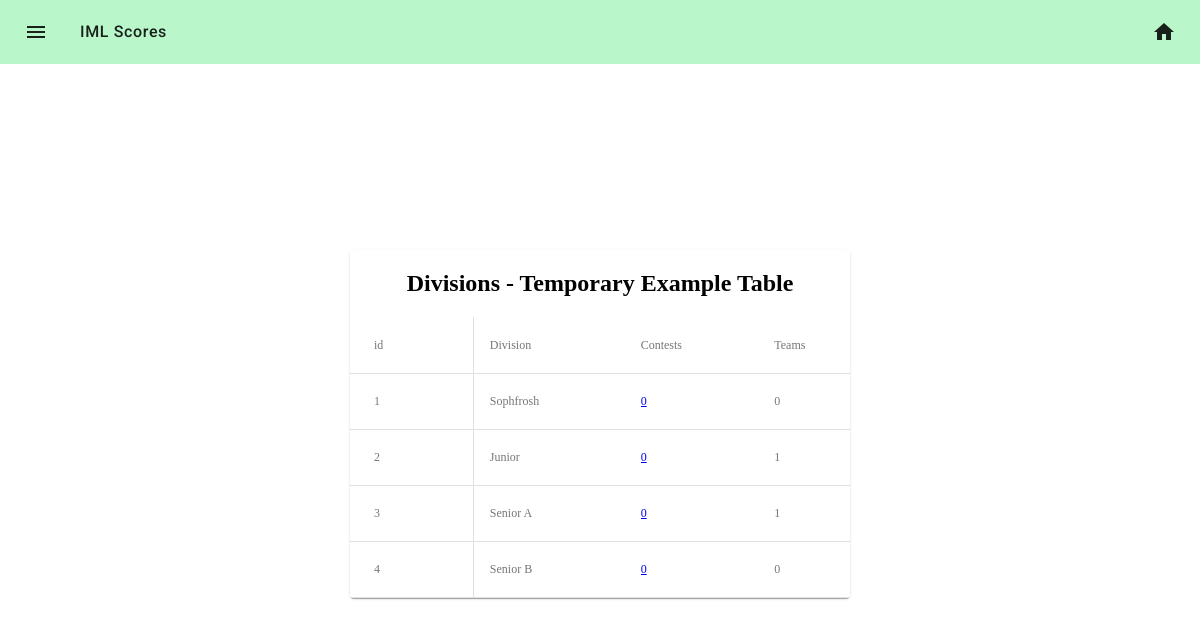
Screenshot of /admin/divisions (signed in) with the database file from the repository.
### iml/models.py (models this page shows, shortened)
class Division(db.Model):
    __tablename__ = 'divisions'
    id = db.Column(db.Integer, primary_key=True)
    name = db.Column(db.String(64), nullable=False)
    url = db.Column(db.String(64), nullable=False)
    teams = db.relationship('Team', back_populates = 'division')
    students = db.relationship('Student', back_populates='division')
    contests = db.relationship('Contest', back_populates = 'division')

### iml/core/admin/controllers.py (the view)
@admin.route("/divisions", methods=["GET", "POST"])
@admin_required()
def manage_divisions():
    divisions = Division.query.all()
    return render_custom_template("core/admin/divisions.html",
                                  divisions = divisions)

### iml/core/admin/wrappers.py (called while the page is built)
def admin_required(redirect_to=None, to_flash=None):
    def validator(*args, **kwargs):
        sess_status = session.get("status", IS_NOT_LOGGED_IN)
        return sess_status >= IS_SITE_ADMIN
    return validate_page_access(redirect_to,
                                to_flash,
                                validator)

### iml/util/__init__.py (called while the page is built)
def get_user(user_id):
    return User.query.filter_by(id=user_id).first()

def render_custom_template(*args, **kwargs):
    status = IS_NOT_LOGGED_IN
    user = None
    userdata = session.get("userdata")
    if session.get("userdata"):
        user = get_user(session["userdata"]["id"])
        status = session["status"]
    if "status" not in kwargs:
        kwargs["status"] = status
    if "user" not in kwargs:
        kwargs["user"] = user
    if "userdata" not in kwargs:
        kwargs["userdata"] = userdata
    return flask.render_template(*args, **kwargs)

### iml/util/wrappers.py (called while the page is built)
def validate_page_access(redirect_to=None,
                         to_flash=None,
                         validate_function= lambda *args, **kwargs: True):
    def decorator(f):
        @wraps(f)
        def check_and_call(*args, **kwargs):
            check = validate_function(*args, **kwargs)
            if check:
                return f(*args, **kwargs)
            else:
                if redirect_to and to_flash:
                    flash(to_flash)
                    return redirect(redirect_to)
            return render_template("errors/403.html")
        return check_and_call
    return decorator

### iml/templates/core/admin/divisions.html
{% extends "_base.html" %}
{% from "macros/_renderfield.html" import render_field %}
{% block content %}
<div class="mdc-card centered-single-card">
    <center>
    <h2>Divisions - Temporary Example Table</h2>
    <div class="mdc-data-table">
        <table class="mdc-data-table__content">
            <thead>
                <tr class="mdc-data-table__row">
                    <th class="mdc-data-table__column">id</th>
                    <th class="mdc-data-table__column">Division</th>
                    <th class="mdc-data-table__column">Contests</th>
                    <th class="mdc-data-table__column">Teams</th>
                </tr>
                {% for div in divisions %}
                <tr class="mdc-data-table__row">
                    <th class="mdc-data-table__column">{{div.id}}</th>
                    <th class="mdc-data-table__column">{{div.name}}</th>
                    <th class="mdc-data-table__column"><a href="/admin/division/{{div.url}}/contests">{{div.contests | length}}</a></th>
                    <th class="mdc-data-table__column">{{div.teams | length}}</th>
                </tr>
                {% endfor %}
            </thead>
        </table>
    </div>
    </center>
</div>
{% endblock %}

### iml/templates/_base.html (shortened to what this page needs)
<!DOCTYPE HTML>
<html>
    <head>
        <link rel="stylesheet" type="text/css" href="{{url_for('static', filename= 'vendor/mdc.css')}}">
        <link rel="stylesheet" type="text/css" href="{{url_for('static', filename= 'vendor/normalize.css')}}">
        <link rel="stylesheet" type="text/css" href="{{url_for('static', filename= 'vendor/mdc-table.css')}}">
        <link rel="stylesheet" type="text/css" href="{{url_for('static', filename= 'css/mdc-theme.css')}}">
        <link rel="stylesheet" type="text/css" href="{{url_for('static', filename= 'css/forms.css')}}">
        <link rel="stylesheet" type="text/css" href="{{url_for('static', filename= 'css/everything.css')}}">
    </head>
    <body>
        {% block navbar %}
        <header class="mdc-top-app-bar secondary-nav" id="app-bar">
            <div class="mdc-top-app-bar__row secondary-nav">
                <section class="mdc-top-app-bar__section mdc-top-app-bar__section--align-start">
                    <a href="#" class="material-icons mdc-top-app-bar__navigation-icon" style="color:rgba(0,0,0,.87)!important">menu</a>
                    <span class="mdc-top-app-bar__title">IML Scores</span>
                </section>
                <section class="mdc-top-app-bar__section mdc-top-app-bar__section--align-end" role="toolbar">
                    <a href="/" class="material-icons mdc-top-app-bar__action-item " aria-label="Download" alt="Download" style="color:rgba(0,0,0,.87)!important">home</a>
                </section>
            </div>
        </header>
        {% endblock navbar %}
    <main>
        <div style="padding-top:100px"></div>
        <div>
            {% block content %}
            {% endblock content%}
        </div>
    </main>
    </body>
</html>

### iml/static/css/mdc-theme.css (style rules this page uses)
.mdc-top-app-bar__title { font-size: 1rem; letter-spacing: 0.04em; }
html, body { height: 100%; }

### iml/static/css/everything.css (style rules this page uses)
.centered-single-card { width:500px; margin-left: calc(50% - 250px); margin-top: calc(12.5%); }

### rows the page displays
Division: id "1", name "Sophfrosh", contests|length "0", teams|length "0"
Division: id "2", name "Junior", contests|length "0", teams|length "1"
Division: id "3", name "Senior A", contests|length "0", teams|length "1"
Division: id "4", name "Senior B", contests|length "0", teams|length "0"
